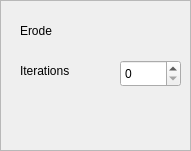
         <widget class="QFrame" name="erodeFrame">
          <property name="enabled">
           <bool>true</bool>
          </property>
          <property name="geometry">
           <rect>
            <x>230</x>
            <y>30</y>
            <width>191</width>
            <height>151</height>
           </rect>
          </property>
          <property name="frameShape">
           <enum>QFrame::StyledPanel</enum>
          </property>
          <property name="frameShadow">
           <enum>QFrame::Raised</enum>
          </property>
          <widget class="QLabel" name="label_7">
           <property name="geometry">
            <rect>
             <x>20</x>
             <y>20</y>
             <width>121</width>
             <height>21</height>
            </rect>
           </property>
           <property name="text">
            <string>Erode</string>
           </property>
          </widget>
          <widget class="QSpinBox" name="erodeSB">
           <property name="geometry">
            <rect>
             <x>120</x>
             <y>60</y>
             <width>61</width>
             <height>27</height>
            </rect>
           </property>
           <property name="maximum">
            <number>10</number>
           </property>
          </widget>
          <widget class="QLabel" name="label_8">
           <property name="geometry">
            <rect>
             <x>20</x>
             <y>60</y>
             <width>91</width>
             <height>21</height>
            </rect>
           </property>
           <property name="text">
            <string>Iterations</string>
           </property>
          </widget>
         </widget>
